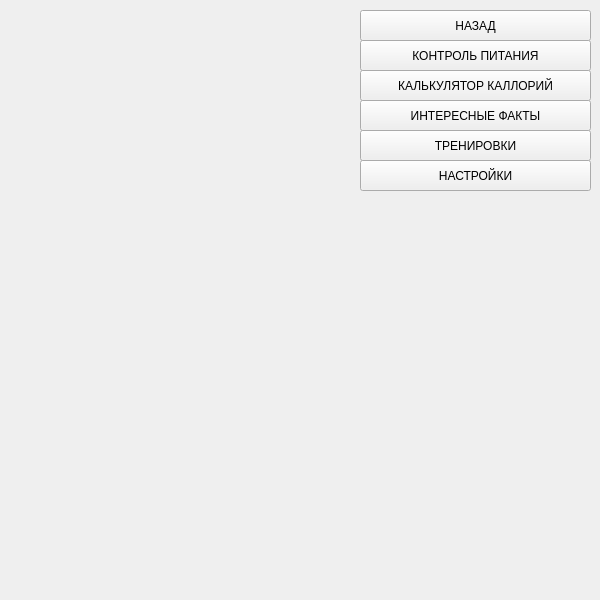
<?xml version="1.0" encoding="UTF-8"?>
<ui version="4.0">
 <class>Form</class>
 <widget class="QWidget" name="Form">
  <property name="geometry">
   <rect>
    <x>0</x>
    <y>0</y>
    <width>600</width>
    <height>600</height>
   </rect>
  </property>
  <property name="windowTitle">
   <string>Form</string>
  </property>
  <widget class="QPushButton" name="exercises">
   <property name="geometry">
    <rect>
     <x>360</x>
     <y>130</y>
     <width>231</width>
     <height>31</height>
    </rect>
   </property>
   <property name="maximumSize">
    <size>
     <width>16777215</width>
     <height>51</height>
    </size>
   </property>
   <property name="text">
    <string>ТРЕНИРОВКИ</string>
   </property>
  </widget>
  <widget class="QPushButton" name="back">
   <property name="geometry">
    <rect>
     <x>360</x>
     <y>10</y>
     <width>231</width>
     <height>31</height>
    </rect>
   </property>
   <property name="maximumSize">
    <size>
     <width>16777215</width>
     <height>51</height>
    </size>
   </property>
   <property name="text">
    <string>НАЗАД</string>
   </property>
  </widget>
  <widget class="QPushButton" name="settings">
   <property name="geometry">
    <rect>
     <x>360</x>
     <y>160</y>
     <width>231</width>
     <height>31</height>
    </rect>
   </property>
   <property name="text">
    <string>НАСТРОЙКИ</string>
   </property>
  </widget>
  <widget class="QPushButton" name="nutrition">
   <property name="geometry">
    <rect>
     <x>360</x>
     <y>40</y>
     <width>231</width>
     <height>31</height>
    </rect>
   </property>
   <property name="text">
    <string>КОНТРОЛЬ ПИТАНИЯ</string>
   </property>
  </widget>
  <widget class="QPushButton" name="calculator">
   <property name="geometry">
    <rect>
     <x>360</x>
     <y>70</y>
     <width>231</width>
     <height>31</height>
    </rect>
   </property>
   <property name="text">
    <string>КАЛЬКУЛЯТОР КАЛЛОРИЙ</string>
   </property>
  </widget>
  <widget class="QPushButton" name="evidence">
   <property name="geometry">
    <rect>
     <x>360</x>
     <y>100</y>
     <width>231</width>
     <height>31</height>
    </rect>
   </property>
   <property name="text">
    <string>ИНТЕРЕСНЫЕ ФАКТЫ</string>
   </property>
  </widget>
 </widget>
 <resources/>
 <connections/>
</ui>
